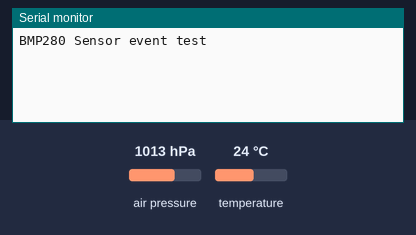
Bench run of a sketch on a simulated ESP32. Shown: the last lines printed to the serial monitor. The test bench sets the inputs (shaded band); at power-on: air pressure 1013 hPa, temperature 24 °C. WiFi joins after 1.5 s; servers stay silent unless stated.

Above: at 3.0 s.
3.1 s: air pressure set to 952 hPa
At 5.7 s:
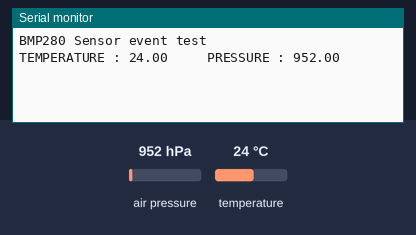
8.3 s: temperature set to 12 °C
At 9.7 s:
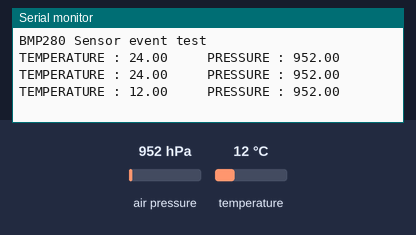
9.8 s: air pressure set to 975 hPa
At 12.6 s:
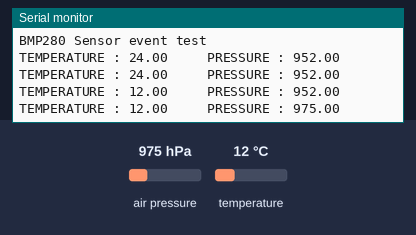

The sketch:

BYLNK_BMP280.ino
```cpp
/********************************************************************
 *Project   : Tutorial Blynk ESP32 with BMP280 Pressure sensor module
*********************************************************************/

#define BLYNK_TEMPLATE_ID "TMPLA25TekhO"
#define BLYNK_DEVICE_NAME "ESP32 DHT11"
#define BLYNK_AUTH_TOKEN "4krhSgJaoLcJpJhq9lGNXJnd-y4U0ner"

#include <WiFi.h>
#include <WiFiClient.h>
#include <BlynkSimpleEsp32.h>
#include <Wire.h>
#include <SPI.h>
#include <Adafruit_BMP280.h>


Adafruit_BMP280 bmp; // use I2C interface
Adafruit_Sensor *bmp_temp = bmp.getTemperatureSensor();
Adafruit_Sensor *bmp_pressure = bmp.getPressureSensor();

// You should get Auth Token in the Blynk App.
char auth[] = BLYNK_AUTH_TOKEN;
char ssid[] = "KARTHIK JIO";
char pass[] = "0758Karthik!";

BlynkTimer timer;


void setup()
{
  Serial.begin(9600);
  Serial.println(F("BMP280 Sensor event test"));
  if (!bmp.begin(0X76))
  {
    Serial.println(F("Could not find a valid BMP280 sensor, check wiring!"));
    while (1) delay(10);
  }

  Blynk.begin(auth,ssid, pass);
  timer.setInterval(2500L, sendSensor);
}

void loop()
{
    Blynk.run();
    timer.run();
}

void sendSensor()
{
  //read sensor data
  sensors_event_t temp_event, pressure_event;
  bmp_temp->getEvent(&temp_event);
  bmp_pressure->getEvent(&pressure_event);

  //send data to blynk virtual pin
  Blynk.virtualWrite(V5,temp_event.temperature);
  Blynk.virtualWrite(V6,pressure_event.pressure);

  //Serial print data;
  Serial.print("TEMPERATURE : ");
  Serial.print(temp_event.temperature);
  Serial.print("     PRESSURE : ");
  Serial.println(pressure_event.pressure);

}
```

Measured:
- after the input at 3.1 s, the serial monitor: prints a new line after 1.2 s (image 1)
- after the input at 8.3 s, the serial monitor: prints a new line after 1.0 s (image 2)
- after the input at 9.8 s, the serial monitor: prints a new line after 2.0 s (image 3)
